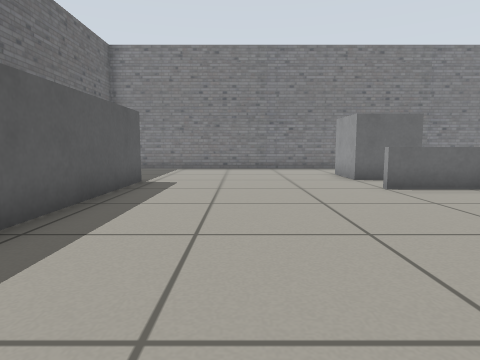
[1] (above)

19 first-person views from a walk through a Gazebo world. The camera is 0.5 m above the floor, tilts 6° down and sees 75° across. The floor is counted in squares, 0.5 m on a side. Each view is taken from the middle of a square. On the plan, view 1 faces up. The plan holds only what a view shows up to about 12 squares ahead; the rest is blank.

[2]
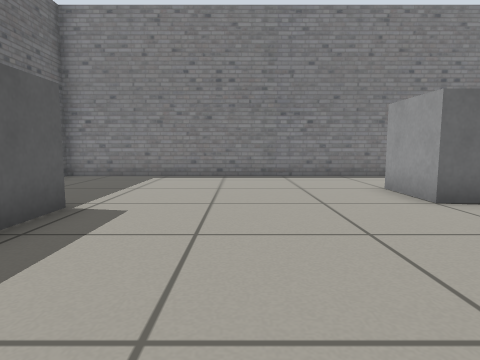

[3]
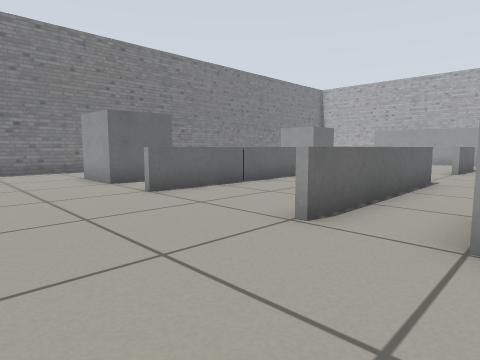

[4]
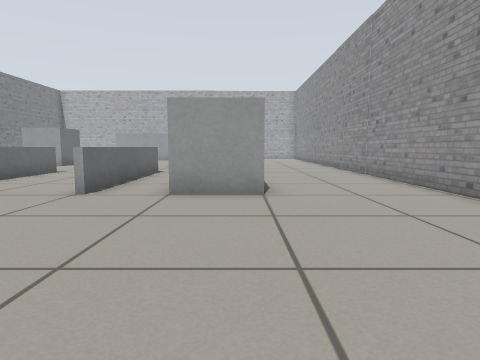

[5]
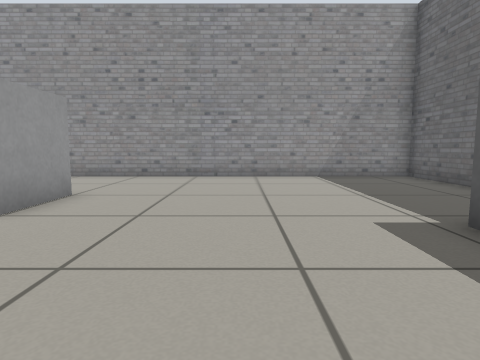

[6]
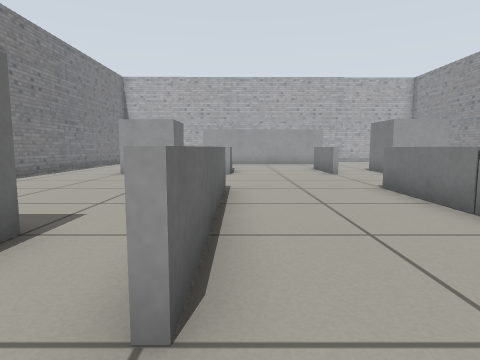

[7]
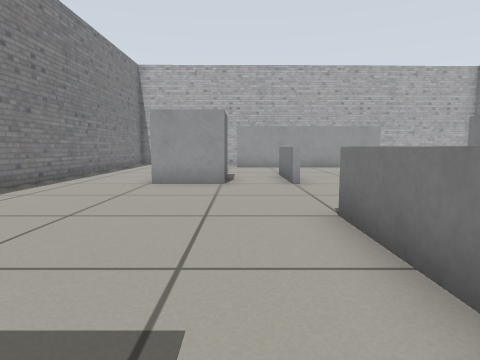

[8]
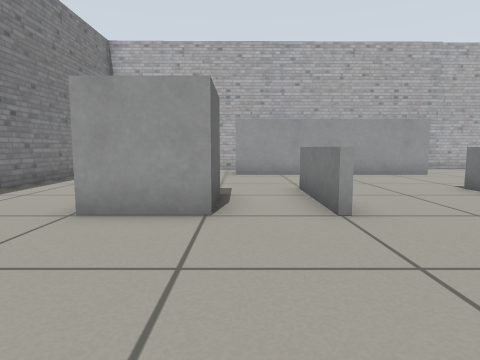

[9]
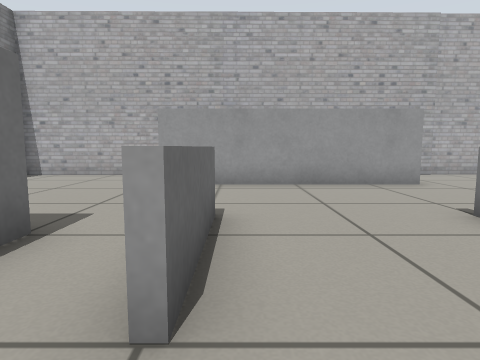

[10]
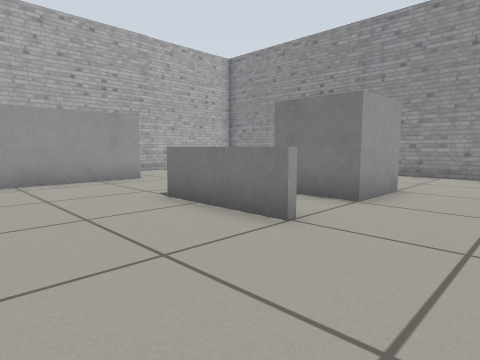

[11]
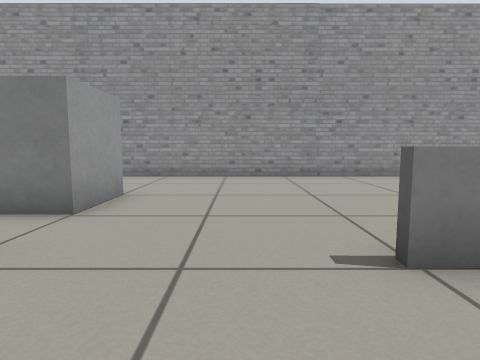

[12]
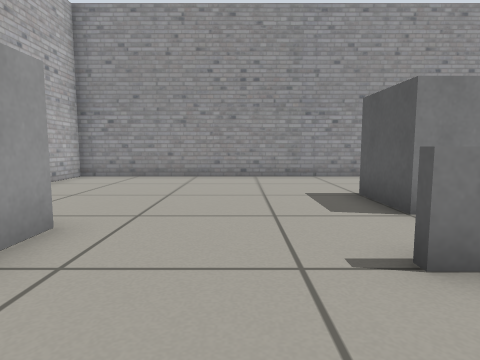

[13]
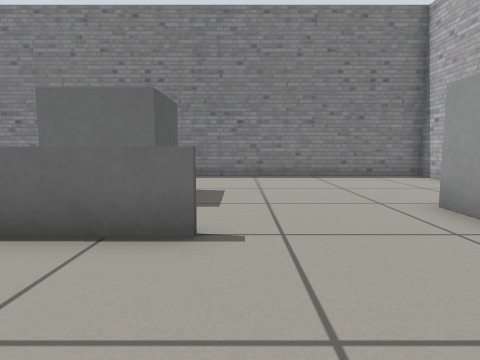

[14]
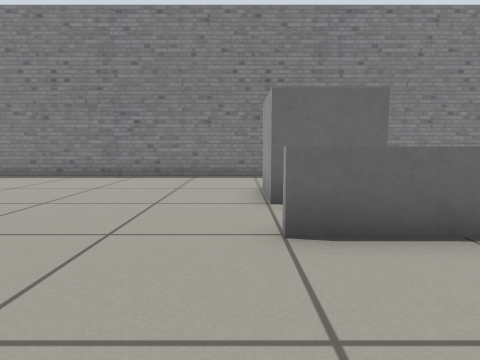

[15]
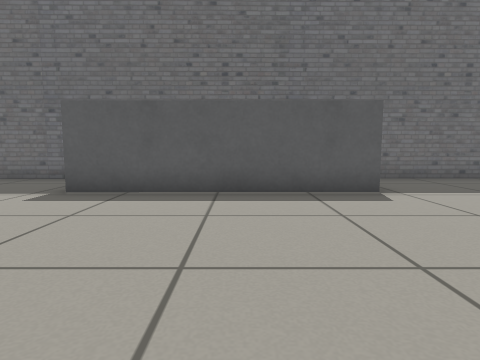

[16]
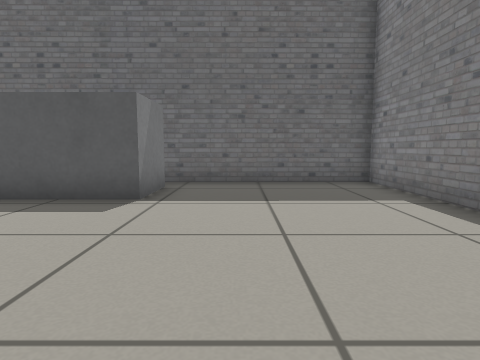

[17]
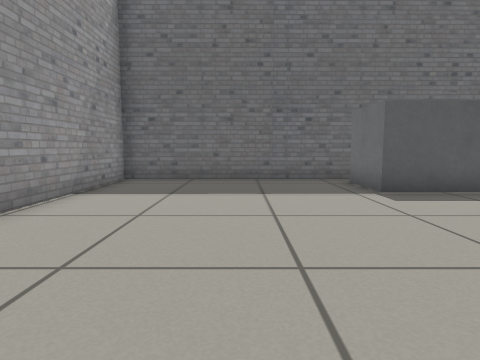

[18]
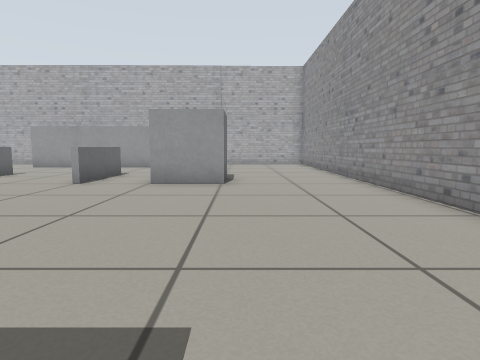

[19]
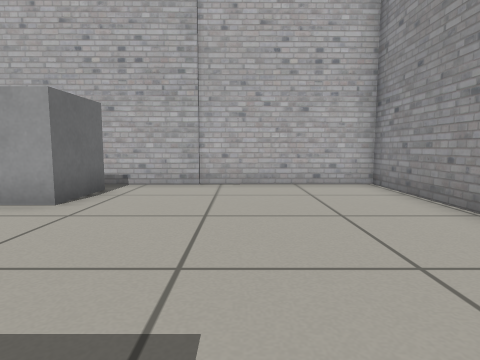

### Floor plan
Key: @ floor where view 1 was taken; # wall or solid block; . floor; = window, fence, low wall or low ledge; B grey box.
Columns run from 6 left of view 1 to 24 right of it. Each row starts with its distance up from view 1.
 15 ##############################
 14 #............................#
 13 #.......... .................#
 12 #..........  ................#
 11 #.........BB .......BB.......#
 10 #.........BB........BB...... #
  9 #BBB.......................B #
  8 #  B.......................B #
  7 #  B......======....===....B #
  6 #  B.......................B #
  5 #  B.......................B  #
  4 #  B.......................B  #
  3 #  B......======....===....B  #
  2 #.BB.......................BB.#
  1 #.........BB........BB........#
  0 #.....@...BB........BB........#
 -1 #.............................#
 -2 #.............................#
 -3 #.............................#
 -4 #.............................#
 -5 ###############################

Positions as (right, up) in squares from view 1, and headings:
1: (0, 0), facing up
2: (0, 4), facing up
3: (0, 1), facing up-right
4: (-3, 0), facing right
5: (0, 6), facing down
6: (2, 7), facing right
7: (5, 9), facing right
8: (9, 9), facing right
9: (12, 7), facing right
10: (11, 7), facing down-right
11: (11, 6), facing down
12: (18, 6), facing down
13: (17, 4), facing up
14: (13, 4), facing up
15: (4, 6), facing left
16: (3, 11), facing left
17: (4, -1), facing left
18: (5, -1), facing right
19: (15, -1), facing right
